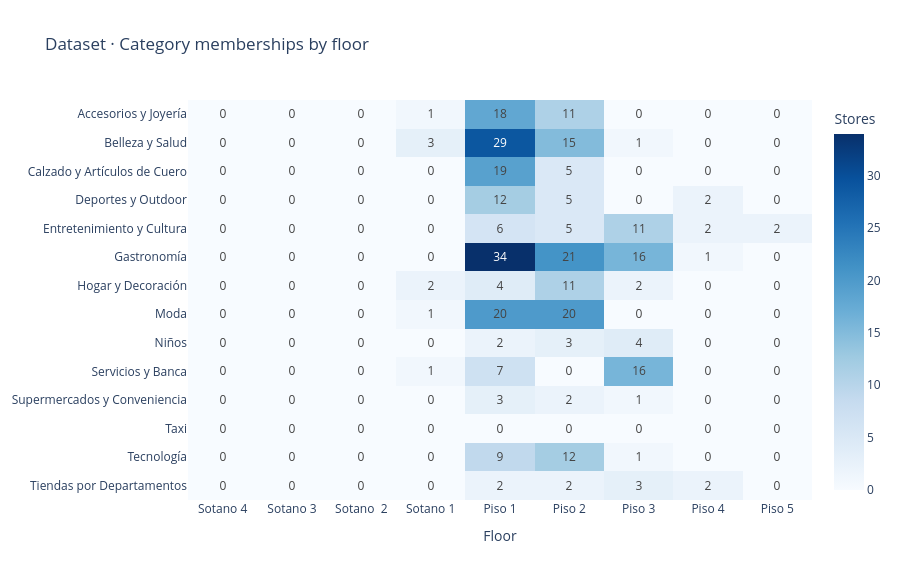

Source (notebook cell):
### Markdown cell above
## Compare categories and floors

Counts are distinct stores per category and floor, using explicit memberships.
Multi-category and multi-floor stores contribute to each applicable cell, so cells
are not additive totals. This overview uses the complete snapshot, independent of controls.

### Code cell
category_floor = sql("""
SELECT c.entity_id AS category_id, c.name AS category, f.entity_id AS floor_id,
       count(DISTINCT s.entity_id) AS stores
FROM stores s JOIN location_category_links lc ON lc.location_id=s.entity_id
JOIN categories c ON c.entity_id=lc.category_id
JOIN location_floors lf ON lf.location_id=s.entity_id JOIN floors f ON f.entity_id=lf.floor_entity_id
GROUP BY ALL
""")
floor_order = tables["floors"].sort_values(["elevation", "entity_id"])
category_order = tables["categories"].sort_values(["name", "entity_id"])
category_floor_matrix = category_floor.pivot(index="category_id", columns="floor_id", values="stores").reindex(
    index=category_order.entity_id, columns=floor_order.entity_id).fillna(0).astype(int)
heatmap_figure = go.Figure(go.Heatmap(z=category_floor_matrix.to_numpy(), x=floor_order.entity_id,
    y=category_order.entity_id, text=category_floor_matrix.to_numpy(), texttemplate="%{text}",
    customdata=[[[category, floor] for floor in floor_order.name] for category in category_order.name],
    hovertemplate="%{customdata[0]} · %{customdata[1]}<br>%{z} distinct stores<extra></extra>",
    colorscale="Blues", colorbar_title="Stores"))
heatmap_figure.update_xaxes(tickmode="array", tickvals=floor_order.entity_id, ticktext=floor_order.name, title="Floor")
heatmap_figure.update_yaxes(tickmode="array", tickvals=category_order.entity_id, ticktext=category_order.name, autorange="reversed")
heatmap_figure.update_layout(title="Dataset · Category memberships by floor", template="plotly_white", height=580)
display(heatmap_figure)

### Figure 1 — Plotly figure (JSON) as saved in the notebook; plotly's stock layout.template omitted (floating-point values rounded to 4 significant figures; data arrays with more than 128 entries replaced by an {"elided": "..."} marker saying what was removed)
{"data": [{"colorbar": {"title": {"text": "Stores"}}, "colorscale": [[0, "rgb(247,251,255)"], [0.125, "rgb(222,235,247)"], [0.25, "rgb(198,219,239)"], [0.375, "rgb(158,202,225)"], [0.5, "rgb(107,174,214)"], [0.625, "rgb(66,146,198)"], [0.75, "rgb(33,113,181)"], [0.875, "rgb(8,81,156)"], [1, "rgb(8,48,107)"]], "customdata": {"elided": "14x9x2 str values"}, "hovertemplate": "%{customdata[0]} · %{customdata[1]}<br>%{z} distinct stores<extra></extra>", "text": [[0, 0, 0, 1, 18, 11, 0, 0, 0], [0, 0, 0, 3, 29, 15, 1, 0, 0], [0, 0, 0, 0, 19, 5, 0, 0, 0], [0, 0, 0, 0, 12, 5, 0, 2, 0], [0, 0, 0, 0, 6, 5, 11, 2, 2], [0, 0, 0, 0, 34, 21, 16, 1, 0], [0, 0, 0, 2, 4, 11, 2, 0, 0], [0, 0, 0, 1, 20, 20, 0, 0, 0], [0, 0, 0, 0, 2, 3, 4, 0, 0], [0, 0, 0, 1, 7, 0, 16, 0, 0], [0, 0, 0, 0, 3, 2, 1, 0, 0], [0, 0, 0, 0, 0, 0, 0, 0, 0], [0, 0, 0, 0, 9, 12, 1, 0, 0], [0, 0, 0, 0, 2, 2, 3, 2, 0]], "texttemplate": "%{text}", "type": "heatmap", "x": ["floor:f_6995e7d23c9e283a4ccb95bd", "floor:f_6995e893ec1c8c8fc2645e2c", "floor:f_6995e6eca61b9a6db33606a6", "floor:f_6995e6a701f04884410ff878", "floor:f_6995ac1a984770e45e357535", "floor:f_6995db2cf4b88c241bc8afbc", "floor:f_6995e0e34d98e7eb09c7df16", "floor:f_6996ef8632895508b8d0967e", "floor:f_69986a6add160b20bdaa328f"], "y": ["enterprise-category:ec_69b0548a2c71c6f75252b8b3", "enterprise-category:ec_69b0548a2c71c6f75252b8b5", "enterprise-category:ec_69b0548a2c71c6f75252b8bc", "enterprise-category:ec_69b0548a2c71c6f75252b8b2", "enterprise-category:ec_69b0548a2c71c6f75252b8b8", "enterprise-category:ec_69b0548a2c71c6f75252b8b6", "enterprise-category:ec_69b0548a2c71c6f75252b8bd", "enterprise-category:ec_69b0548a2c71c6f75252b8ba", "enterprise-category:ec_69b0548a2c71c6f75252b8bb", "enterprise-category:ec_69b0548a2c71c6f75252b8b7", "enterprise-category:ec_69b0548a2c71c6f75252b8be", "enterprise-category:ec_69cd209705ebff5935da23d0", "enterprise-category:ec_69b0548a2c71c6f75252b8b4", "enterprise-category:ec_69b0548a2c71c6f75252b8b9"], "z": [[0, 0, 0, 1, 18, 11, 0, 0, 0], [0, 0, 0, 3, 29, 15, 1, 0, 0], [0, 0, 0, 0, 19, 5, 0, 0, 0], [0, 0, 0, 0, 12, 5, 0, 2, 0], [0, 0, 0, 0, 6, 5, 11, 2, 2], [0, 0, 0, 0, 34, 21, 16, 1, 0], [0, 0, 0, 2, 4, 11, 2, 0, 0], [0, 0, 0, 1, 20, 20, 0, 0, 0], [0, 0, 0, 0, 2, 3, 4, 0, 0], [0, 0, 0, 1, 7, 0, 16, 0, 0], [0, 0, 0, 0, 3, 2, 1, 0, 0], [0, 0, 0, 0, 0, 0, 0, 0, 0], [0, 0, 0, 0, 9, 12, 1, 0, 0], [0, 0, 0, 0, 2, 2, 3, 2, 0]]}], "layout": {"height": 580, "title": {"text": "Dataset · Category memberships by floor"}, "xaxis": {"tickmode": "array", "ticktext": ["Sotano 4", "Sotano 3", "Sotano  2", "Sotano 1", "Piso 1", "Piso 2", "Piso 3", "Piso 4", "Piso 5"], "tickvals": ["floor:f_6995e7d23c9e283a4ccb95bd", "floor:f_6995e893ec1c8c8fc2645e2c", "floor:f_6995e6eca61b9a6db33606a6", "floor:f_6995e6a701f04884410ff878", "floor:f_6995ac1a984770e45e357535", "floor:f_6995db2cf4b88c241bc8afbc", "floor:f_6995e0e34d98e7eb09c7df16", "floor:f_6996ef8632895508b8d0967e", "floor:f_69986a6add160b20bdaa328f"], "title": {"text": "Floor"}}, "yaxis": {"autorange": "reversed", "tickmode": "array", "ticktext": ["Accesorios y Joyería", "Belleza y Salud", "Calzado y Artículos de Cuero", "Deportes y Outdoor", "Entretenimiento y Cultura", "Gastronomía", "Hogar y Decoración", "Moda", "Niños", "Servicios y Banca", "Supermercados y Conveniencia", "Taxi", "Tecnología", "Tiendas por Departamentos"], "tickvals": ["enterprise-category:ec_69b0548a2c71c6f75252b8b3", "enterprise-category:ec_69b0548a2c71c6f75252b8b5", "enterprise-category:ec_69b0548a2c71c6f75252b8bc", "enterprise-category:ec_69b0548a2c71c6f75252b8b2", "enterprise-category:ec_69b0548a2c71c6f75252b8b8", "enterprise-category:ec_69b0548a2c71c6f75252b8b6", "enterprise-category:ec_69b0548a2c71c6f75252b8bd", "enterprise-category:ec_69b0548a2c71c6f75252b8ba", "enterprise-category:ec_69b0548a2c71c6f75252b8bb", "enterprise-category:ec_69b0548a2c71c6f75252b8b7", "enterprise-category:ec_69b0548a2c71c6f75252b8be", "enterprise-category:ec_69cd209705ebff5935da23d0", "enterprise-category:ec_69b0548a2c71c6f75252b8b4", "enterprise-category:ec_69b0548a2c71c6f75252b8b9"]}}}
